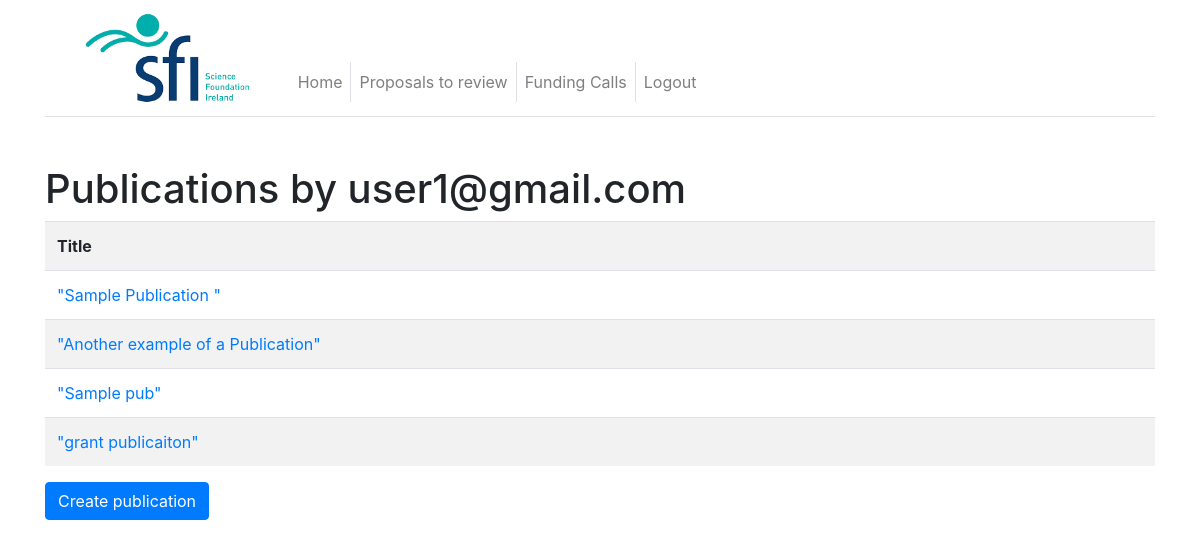
The page /list_publications/by/2 (signed in) on the database its author committed.
### app/models.py (models this page shows, shortened)
class User(UserMixin, db.Model):
    id = db.Column(db.Integer, primary_key=True)
    orcid = db.Column(db.String(64), index=True, unique=True)
    username = db.Column(db.String(64), index=True, unique=True)
    email = db.Column(db.String(120), index=True, unique=True)
    password_hash = db.Column(db.String(128))
    is_admin = db.Column(db.Boolean, default=False)
    is_reviewer = db.Column(db.Boolean, default=False)
    posts = db.relationship("Post", backref="author", lazy="dynamic")
    about_me = db.Column(db.String(140))
    last_seen = db.Column(db.DateTime, default=datetime.utcnow)
    groups = db.relationship("GroupMembership", back_populates="user")
    general_information = db.relationship("GeneralInformation", uselist=False)
    education_information = db.relationship("EducationInformation")
    employment_information = db.relationship("EmploymentInformation")
    societies_information = db.relationship("SocietiesInformation")
    awards_information = db.relationship("AwardsInformation")
    funding_diversification = db.relationship("FundingDiversification")
    impacts = db.relationship("Impacts")
    innovation_and_commercialisation = db.relationship("InnovationAndCommercialisation")
    presentations = db.relationship("Presentations")
    academic_collaborations = db.relationship("AcademicCollaborations")
    non_academic_collaborations = db.relationship("NonAcademicCollaborations")
    events = db.relationship("Events")
    communications_overview = db.relationship("CommunicationsOverview")
    sfi_funding_ratio = db.relationship("SfiFundingRatio")
    education_public_engagement = db.relationship("EducationPublicEngagement")
    annual_report = db.relationship("AnnualReport")
    collaborators = db.relationship("Collaborators")

class Publication(db.Model):
    id = db.Column(db.Integer, primary_key=True)
    primary_user = db.Column(db.Integer, db.ForeignKey("user.id"))
    year = db.Column(db.Integer)
    type = db.Column(db.String(64))
    status = db.Column(db.String(64))
    doi = db.Column(db.String(64))
    title = db.Column(db.Text)
    journal = db.Column(db.Text)
    user = db.relationship("User")

### app/publications.py (the view)
@app.route("/list_publications", defaults={"id": None})
@app.route("/list_publications/by/<int:id>")
@login_required
def list_publications(id):
    if id is None:
        user = None
        publications = Publication.query.all()
    else:
        user = User.query.filter_by(id=id).first_or_404()
        publications = Publication.query.filter_by(primary_user=id).all()
    return render_template("list_publications.html", user=user, publications=publications)

### app/models.py (called while the page is built)
@login.user_loader
def load_user(id):
    return User.query.get(int(id))

### app/routes.py (called while the page is built)
@app.before_request
def before_request():
    if current_user.is_authenticated:
        current_user.last_seen = datetime.utcnow()
        db.session.commit()

### app/templates/list_publications.html
{% extends "base.html" %}
{% block content %}
    {% if user %}
    <h1>Publications by {{ user.email }}</h1>
    {% else %}
    <h1>Publications</h1>
    {% endif %}
     <table class="table table-striped table-hover">
        <tr>
            <th scope="col">Title</th>
        </tr>
        {% for publication in publications %}
        <tr>
            <td class="mr-5"><a href="{{ url_for('view_publication', id=publication.id) }}">"{{ publication.title }}"</a></td>
        </tr>
        {% endfor %}
    </table>
    <p>
        <a class="btn btn-primary" href="{{ url_for('new_publication') }}">Create publication</a>
    </p>
{% endblock %}

### rows shown on the page
User: email "user1@gmail.com"
Publication: title "Sample Publication"
Publication: title "Another example of a Publication"
Publication: title "Sample pub"
Publication: title "grant publicaiton"
